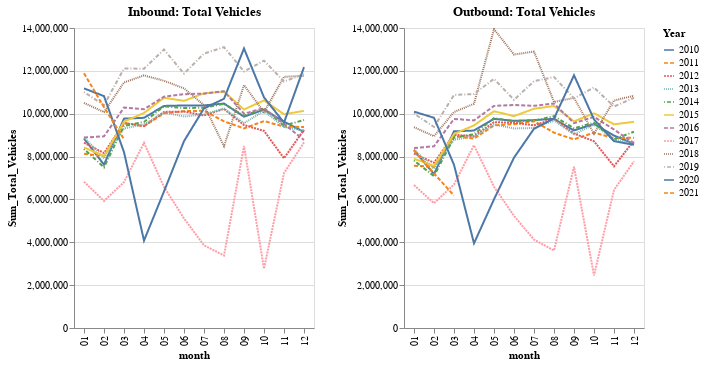

Notebook source saved alongside this figure:
### Code cell
ingoing_chart = alt.Chart(ingoing_month).mark_line().encode(
    x='month',
    y='Sum_Total_Vehicles',
    color='Year',
    strokeDash='Year',
).properties(title='Inbound: Total Vehicles').interactive()

outgoing_chart = alt.Chart(outgoing_month).mark_line().encode(
    x='month',
    y='Sum_Total_Vehicles',
    color='Year',
    strokeDash='Year',
).properties(title='Outbound: Total Vehicles').interactive()

alt.hconcat(
   ingoing_chart,
   outgoing_chart,
)

### Figure 1 — Vega-Lite specification as saved in the notebook (floating-point values rounded to 4 significant figures; data arrays with more than 128 entries replaced by an {"elided": "..."} marker saying what was removed)
{"config": {"view": {"continuousWidth": 400, "continuousHeight": 300}}, "hconcat": [{"data": {"name": "data-f6711fffaa47b20e9ccd9a8bc00dbef4"}, "mark": "line", "encoding": {"color": {"type": "nominal", "field": "Year"}, "strokeDash": {"type": "nominal", "field": "Year"}, "x": {"type": "nominal", "field": "month"}, "y": {"type": "quantitative", "field": "Sum_Total_Vehicles"}}, "selection": {"selector003": {"type": "interval", "bind": "scales", "encodings": ["x", "y"]}}, "title": "Inbound: Total Vehicles"}, {"data": {"name": "data-c6d06ac1b7f0f3275235b83cd7549415"}, "mark": "line", "encoding": {"color": {"type": "nominal", "field": "Year"}, "strokeDash": {"type": "nominal", "field": "Year"}, "x": {"type": "nominal", "field": "month"}, "y": {"type": "quantitative", "field": "Sum_Total_Vehicles"}}, "selection": {"selector004": {"type": "interval", "bind": "scales", "encodings": ["x", "y"]}}, "title": "Outbound: Total Vehicles"}], "$schema": "https://vega.github.io/schema/vega-lite/v4.8.1.json", "datasets": {"data-f6711fffaa47b20e9ccd9a8bc00dbef4": {"elided": "135 records"}, "data-c6d06ac1b7f0f3275235b83cd7549415": {"elided": "135 records"}}}
